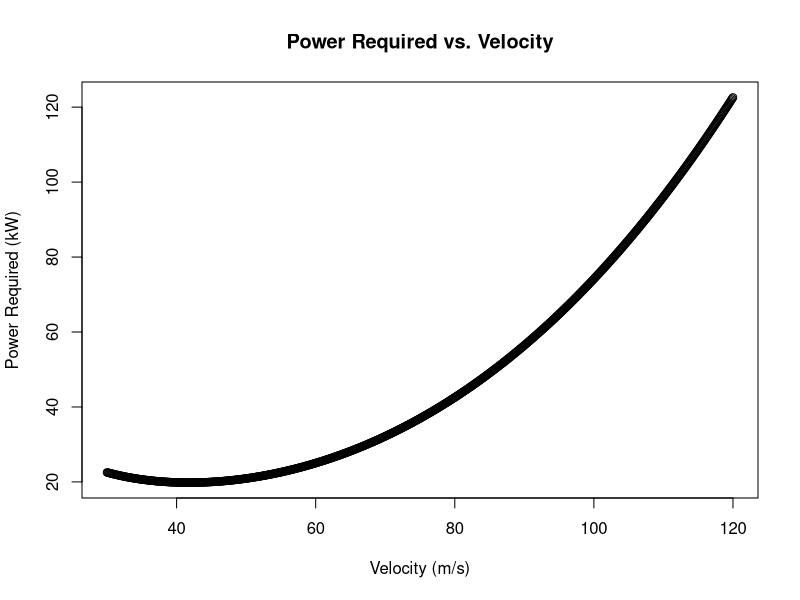

Source code (R):
#Define variables
v=seq(30,120,by=0.1)
W=7117.155
rho=1.225
S=9.02
AR=6.1038
e=0.77
c=8.29e-7
eta=0.8

#PR calculations
CL=W/(0.5*rho*v^2*S)
CD=0.0123+(CL^2/(pi*AR*e))
CDCL=CD/CL
PR=W*CDCL*v
PRkW=PR/1000

plot(v,PRkW,,main="Power Required vs. Velocity",xlab="Velocity (m/s)",ylab="Power Required (kW)")

